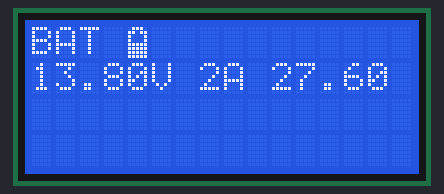
Recording of a sketch running on a simulated Arduino Uno, built with avr-gcc and run on an emulated ATmega328P. On the bench: 16×4 character LCD.

Above: at 0.2 s.

The sketch:

solarmeasuredisplay.ino
```cpp
#include <Wire.h>
#include <LiquidCrystal_I2C.h>
#include <LiquidCrystal.h>

LiquidCrystal_I2C lcd(0x3F, 16, 4);
byte solar[8] = //icon for termometer
{
  0b11111,
  0b10101,
  0b11111,
  0b10101,
  0b11111,
  0b10101,
  0b11111,
  0b00000
};

byte battery[8]=
{
  0b01110,
  0b11011,
  0b10001,
  0b10001,
  0b11111,
  0b11111,
  0b11111,
  0b11111,
};

const float VCC   = 5.0;// supply voltage is from 4.5 to 5.5V. Normally 5V.
const int model = 2;   // enter the model number (see below)
float cutOffLimit = 0.2;// set the current which below that value, doesn't matter. Or set 0.5
float sensitivity[] ={
          0.185,// for ACS712ELCTR-05B-T
          0.100,// for ACS712ELCTR-20A-T
          0.066// for ACS712ELCTR-30A-T

         };


const float QOV =   0.5 * VCC;// set quiescent Output voltage of 0.5V
float vcbatt; // internal variable for voltage
float vcsol;

//offset voltage sensor
int offsetbatt = 0;// set the correction offset value
int offsetsol = 0;// set the correction offset value

void setup() {

     Serial.begin(9600);// initialize serial monitor
     lcd.init();
     lcd.backlight();
     lcd.createChar(1,solar);
     lcd.createChar(2, battery);
     lcd.clear();
}

void loop() {


  lcd.clear();
 lcd.setCursor(0, 0);
 lcd.print("SOL");
 lcd.setCursor(4, 0);
 lcd.write(1);
 lcd.setCursor(0, 1);
 lcd.print(20);lcd.print("V");
 lcd.print(" ");
 lcd.print(2); lcd.print("A");
 lcd.print(" ");
 lcd.print(40);
 lcd.begin(0,2);
 lcd.print("BAT");
 lcd.print(" ");
 lcd.write(2);
 lcd.setCursor(0, 1);
 lcd.print(13.8);lcd.print("V");
  lcd.print(" ");
 lcd.print(2); lcd.print("A");
  lcd.print(" ");
 lcd.print(27.6);

  delay(2000);
  }
```

Measured:
- what the display in image 0 shows lasts 2.0 s, from 0.2 s to 2.2 s
